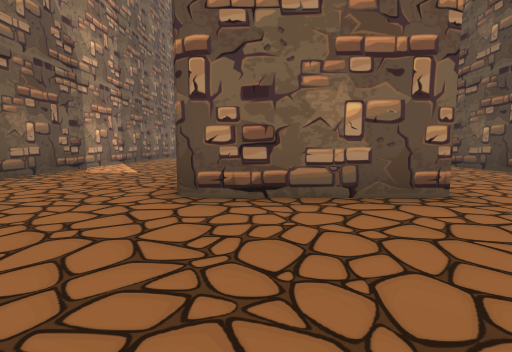
[1] (above)

24 first-person views from a walk through a 3-D level made in the Unity game engine. The camera is 0.64 m above the floor, tilts 6° down and sees 85° across. The floor is counted in squares, 1 m on a side. Each view is taken from the middle of a square. On the plan, view 1 faces up. The plan holds only what a view shows up to about 9 squares ahead; the rest is blank. The place goes on beyond the plan. The player character is not drawn.

[2]
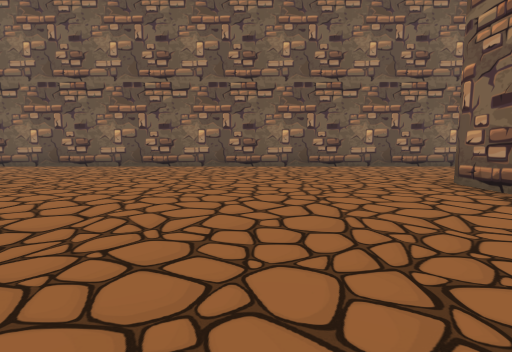

[3]
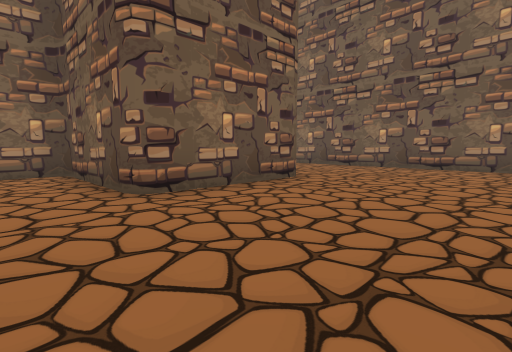

[4]
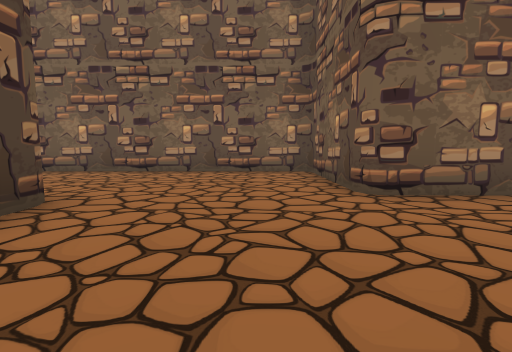

[5]
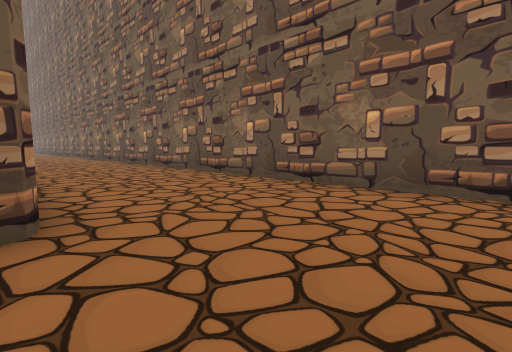

[6]
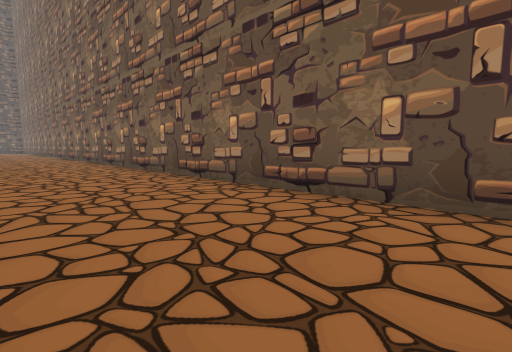

[7]
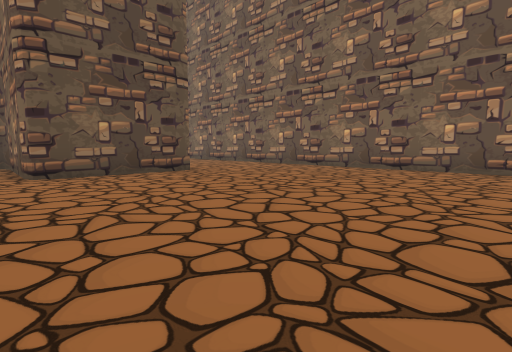

[8]
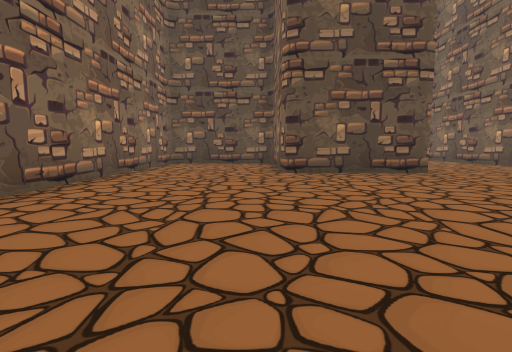

[9]
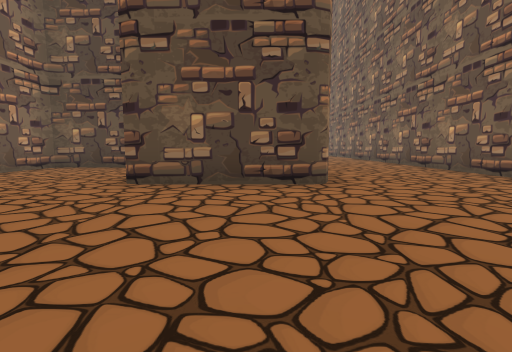

[10]
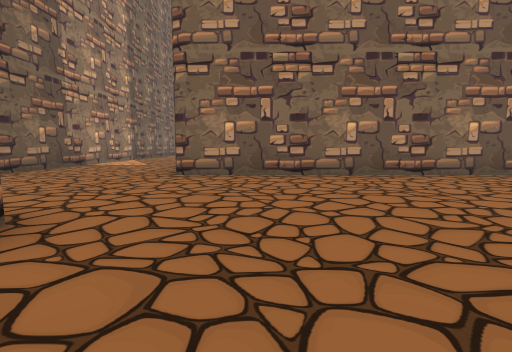

[11]
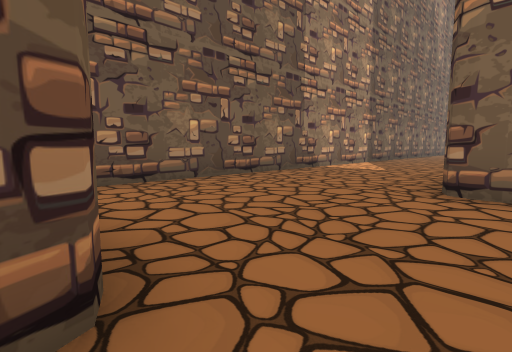

[12]
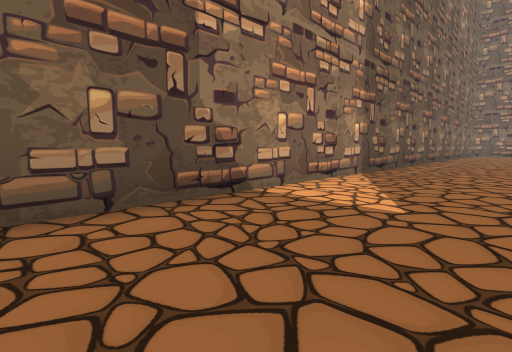

[13]
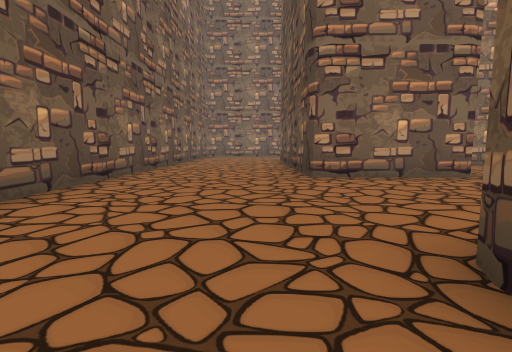

[14]
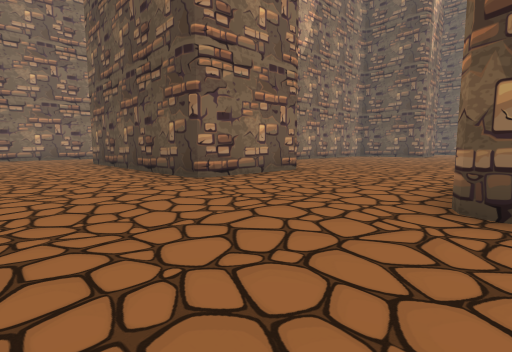

[15]
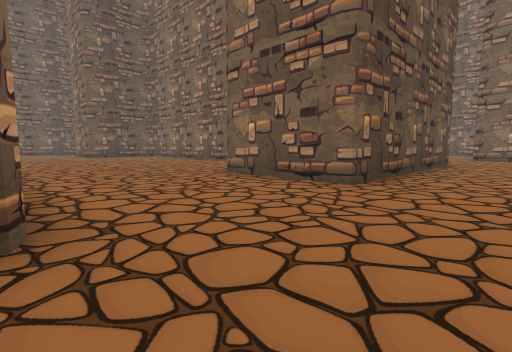

[16]
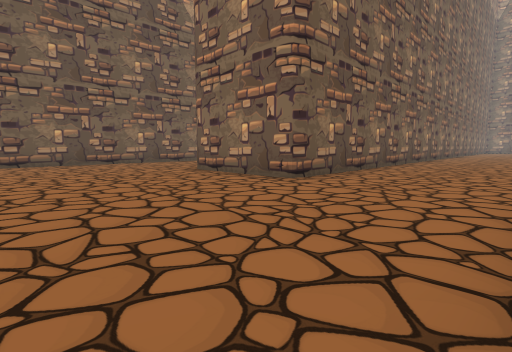

[17]
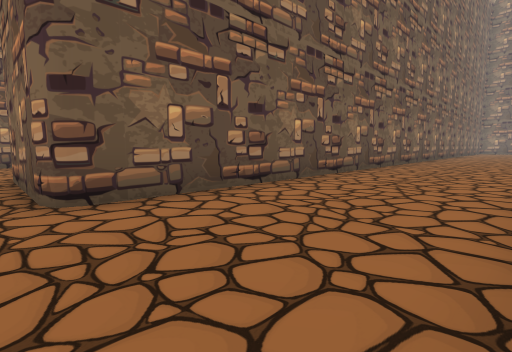

[18]
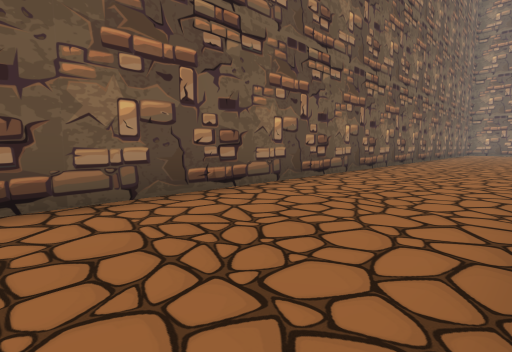

[19]
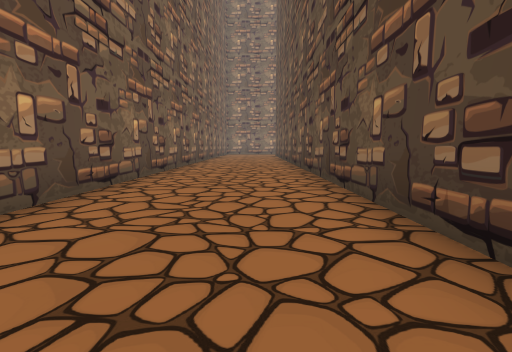

[20]
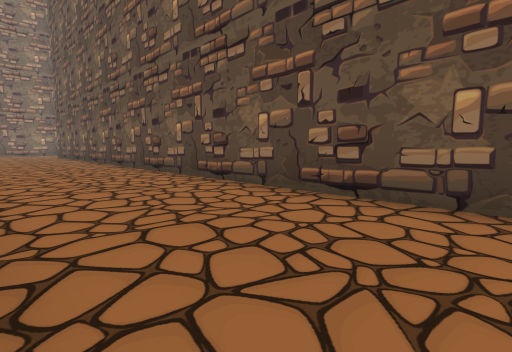

[21]
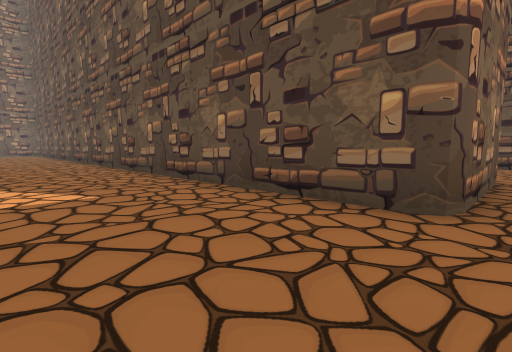

[22]
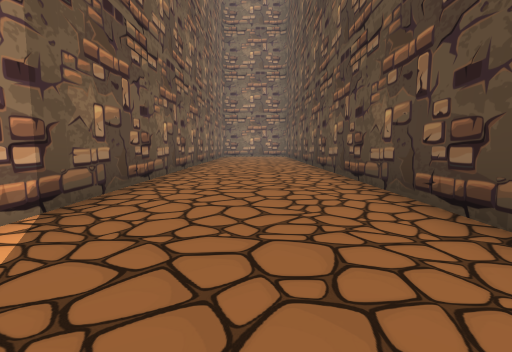

[23]
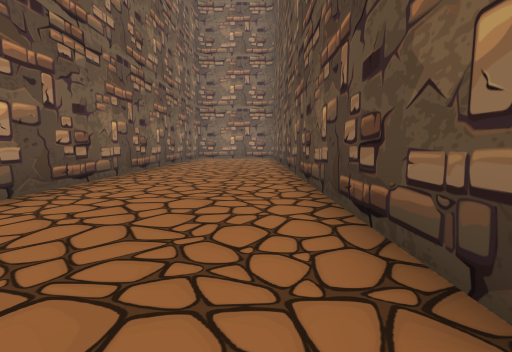

[24]
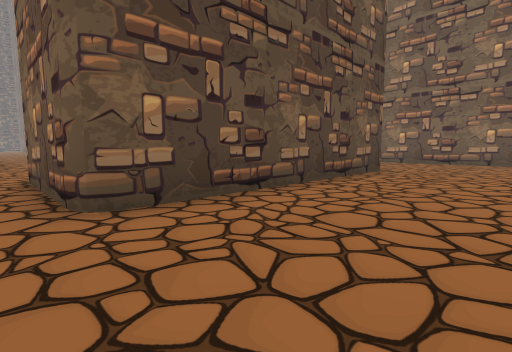

### Floor plan
Points are (right, up) in squares from view 1. A wall is a line through its corners. A room is listed if a view was taken in it or the views show most of it. See-through windows are left out.
Room 1 (views 1, 2, 3, 4, 5, 6, 7, 8, 9, 10, 11, 16, 17, 18, 19, 20, 21, 22, 23, 24)
walls: (21.7, -4) (21.7, -0.8) (22.1, -0.6) (25.2, -0.6); (6.4, -4) (6.4, -3.5); (22.8, -8.3) (26.1, -8.3); (25.6, 1) (25.6, 2.9); (25.4, 3.2) (15.4, 3.2); (6.4, 6.9) (6.4, 19.5); (2.2, 3.4) (-0.9, 3.4) (-1.1, 3.8) (-1.1, 19.9); (-0.8, -4.6) (2.4, -4.6) (2.6, -5) (2.6, -8) (2.7, -8.3) (19.6, -8.3); (-1.1, -11.6) (-1.1, -4.9); (-3.5, -15.9) (-3, -15.9); (2.6, 19) (2.6, 3.8); (-5.1, 20) (-5.1, -8.2)
ways out: opening at (14.7, 1) to room 2
Room 2 (views 12, 13, 14, 15)
walls: (17.4, 14.8) (14.5, 14.8) (14.1, 14.9) (14.1, 19.8); (15.4, 3.2) (14.4, 3.2); (14.1, 4.2) (14.1, 10.4) (14.5, 10.6) (17.4, 10.6); (10, 18.1) (10, 0.2)
ways out: opening at (14.7, 1) to room 1

Where each view was taken, in squares from view 1:
view 1: 0 up, 0 right, facing up
view 2: 0 up, 4 right, facing left
view 3: 1 down, 4 right, facing down-left
view 4: 1 down, 4 right, facing down
view 5: 4 down, 4 right, facing down-right
view 6: 5 down, 10 right, facing down-right
view 7: 0 up, 15 right, facing down-right
view 8: 0 up, 15 right, facing right
view 9: 3 down, 17 right, facing right
view 10: 3 down, 16 right, facing up
view 11: 1 down, 15 right, facing up-left
view 12: 4 up, 13 right, facing up-left
view 13: 9 up, 13 right, facing up
view 14: 10 up, 11 right, facing up-right
view 15: 15 up, 12 right, facing down-right
view 16: 1 down, 6 right, facing up-left
view 17: 3 up, 6 right, facing up-left
view 18: 9 up, 6 right, facing up-left
view 19: 10 up, 5 right, facing up
view 20: 10 up, 3 right, facing up-right
view 21: 3 up, 4 left, facing up-right
view 22: 8 up, 3 left, facing up
view 23: 11 up, 2 left, facing up
view 24: 4 down, 4 left, facing down-right
